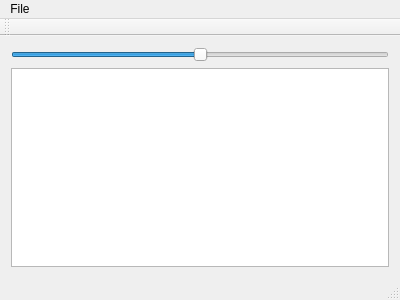
<?xml version="1.0" encoding="UTF-8"?>
<ui version="4.0">
 <class>MainWin</class>
 <widget class="QMainWindow" name="MainWin">
  <property name="geometry">
   <rect>
    <x>0</x>
    <y>0</y>
    <width>400</width>
    <height>300</height>
   </rect>
  </property>
  <property name="windowTitle">
   <string>MainWin</string>
  </property>
  <widget class="QWidget" name="centralWidget">
   <layout class="QGridLayout" name="gridLayout">
    <item row="1" column="0">
     <widget class="QGraphicsView" name="graphicsView"/>
    </item>
    <item row="0" column="0">
     <widget class="QSlider" name="horizontalSlider">
      <property name="minimum">
       <number>0</number>
      </property>
      <property name="maximum">
       <number>200</number>
      </property>
      <property name="value">
       <number>100</number>
      </property>
      <property name="orientation">
       <enum>Qt::Horizontal</enum>
      </property>
     </widget>
    </item>
   </layout>
  </widget>
  <widget class="QMenuBar" name="menuBar">
   <property name="geometry">
    <rect>
     <x>0</x>
     <y>0</y>
     <width>400</width>
     <height>21</height>
    </rect>
   </property>
   <widget class="QMenu" name="menuFile">
    <property name="title">
     <string>File</string>
    </property>
    <addaction name="actionOpen_CIF"/>
   </widget>
   <addaction name="menuFile"/>
  </widget>
  <widget class="QToolBar" name="mainToolBar">
   <attribute name="toolBarArea">
    <enum>TopToolBarArea</enum>
   </attribute>
   <attribute name="toolBarBreak">
    <bool>false</bool>
   </attribute>
  </widget>
  <widget class="QStatusBar" name="statusBar"/>
  <action name="actionOpen_CIF">
   <property name="text">
    <string>Open CIF</string>
   </property>
  </action>
 </widget>
 <layoutdefault spacing="6" margin="11"/>
 <resources/>
 <connections/>
</ui>
